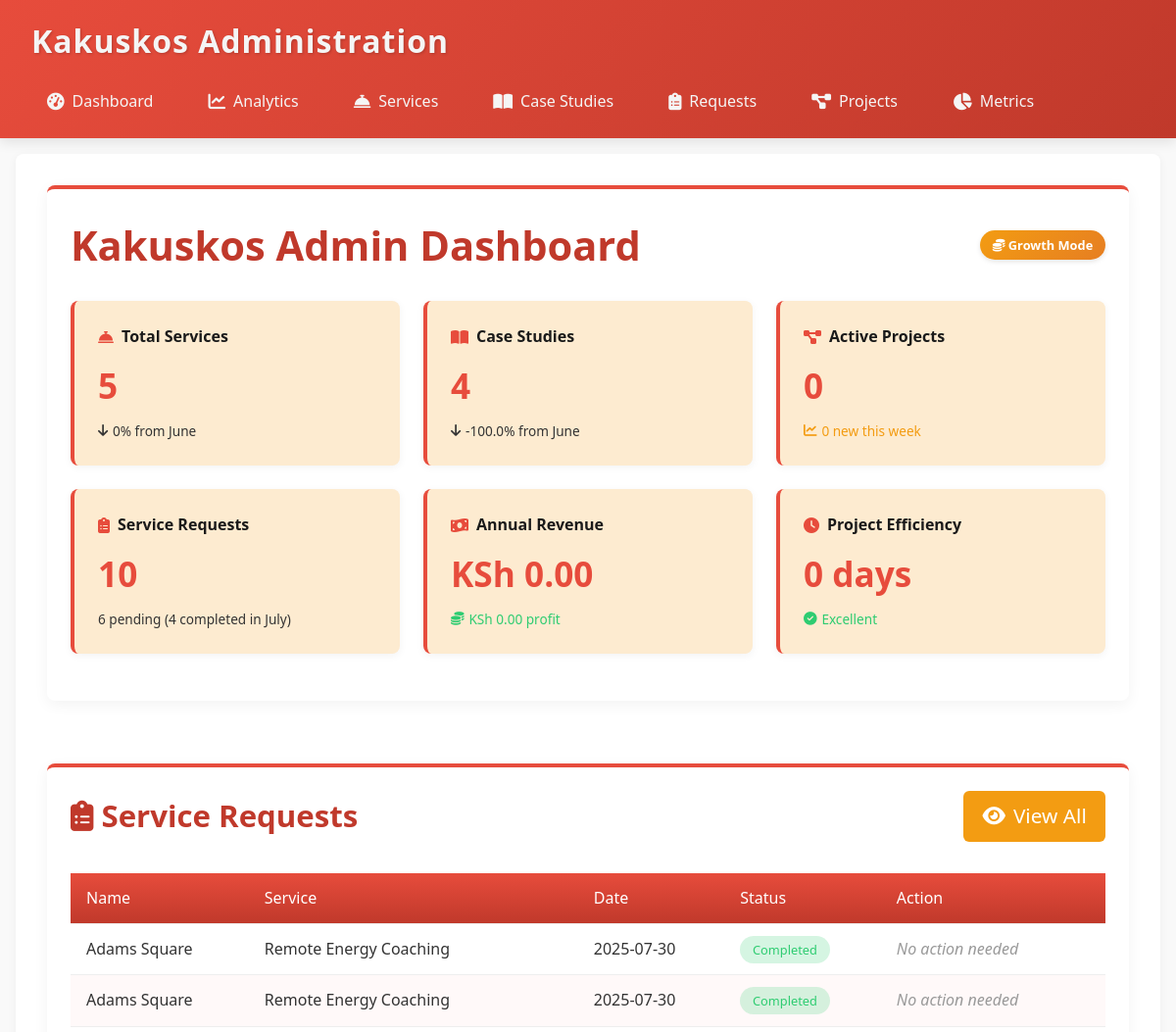
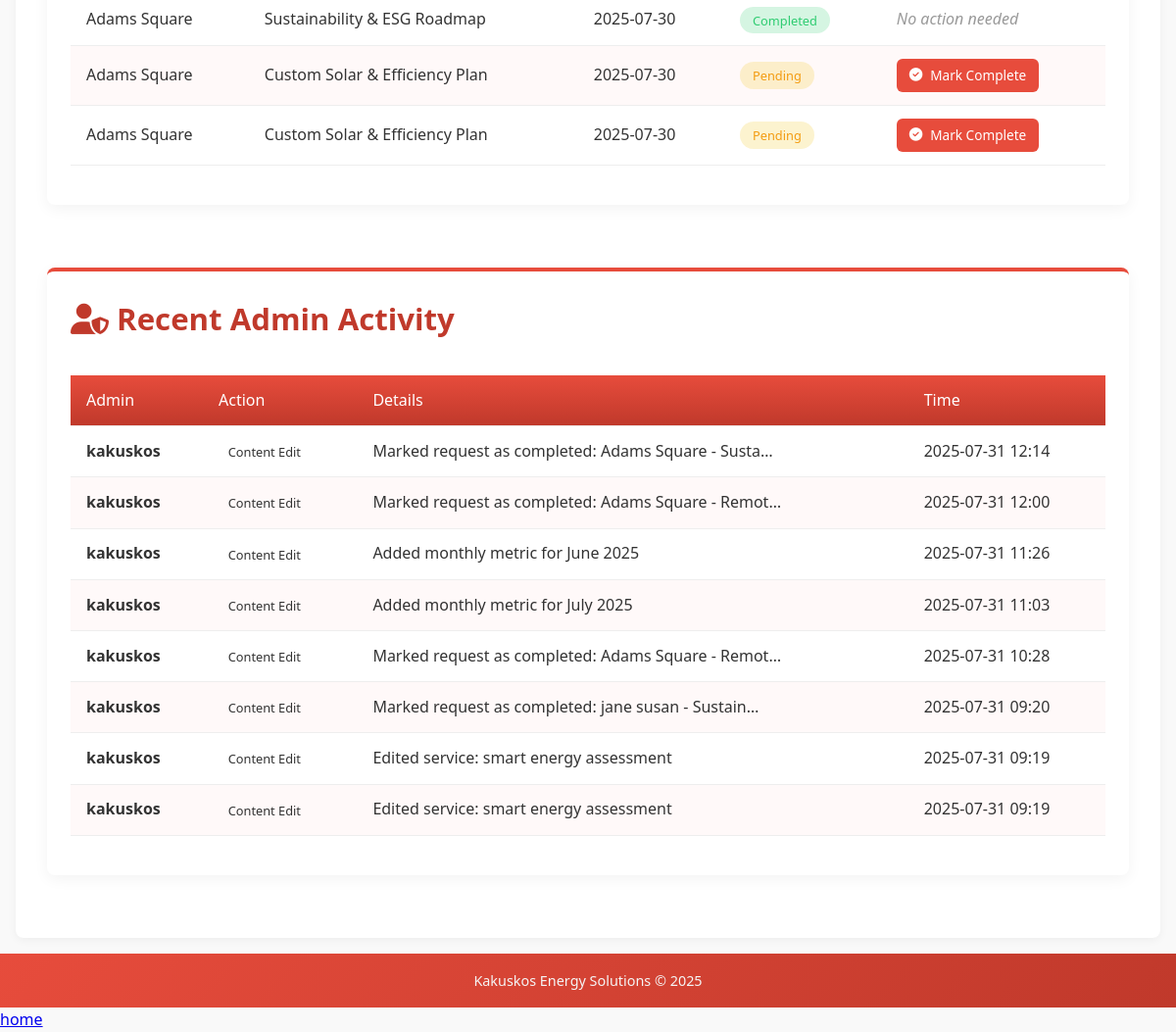
/adm/dashboard/ (signed in), run on the app's committed database (2 pictures, top to bottom).
### power/models.py (models this page shows, shortened)
class ServiceRequest(models.Model):
    SERVICE_CHOICES = [
        ("SEA", "Smart Energy Assessment"),
        ("CSE", "Custom Solar & Efficiency Plan"),
        ("SER", "Sustainability & ESG Roadmap"),
        ("REC", "Remote Energy Coaching"),
        ("IS", "Installation & Supervision"),
        ("OTH", "Other"),
    ]
    name = models.CharField(max_length=100)
    email = models.EmailField()
    phone = models.CharField(max_length=20)
    service = models.CharField(max_length=3, choices=SERVICE_CHOICES)
    message = models.TextField()
    submitted_at = models.DateTimeField(default=timezone.now)
    is_completed = models.BooleanField(default=False)

class AdminLog(models.Model):
    ACTION_CHOICES = [
        ("LOGIN", "Admin Login"),
        ("EDIT", "Content Edit"),
        ("DELETE", "Content Deletion"),
        ("CONFIG", "Configuration Change"),
    ]
    admin_user = models.CharField(max_length=100)
    action = models.CharField(max_length=6, choices=ACTION_CHOICES)
    details = models.TextField()
    timestamp = models.DateTimeField(auto_now_add=True)
    ip_address = models.GenericIPAddressField(null=True, blank=True)
    class Meta:
        ordering = ["-timestamp"]

### power/views.py (the view)
# urls.py: path('adm/dashboard/', views.admin_dashboard, name='adm_dashboard'),
@login_required
def admin_dashboard(request):
    total_requests = ServiceRequest.objects.count()
    pending_requests = ServiceRequest.objects.filter(is_completed=False).count()
    recent_requests = ServiceRequest.objects.order_by("-submitted_at")[:5]
    admin_logs = AdminLog.objects.order_by("-timestamp")[:10]
    total_services = Service.objects.count()
    total_case_studies = CaseStudy.objects.count()
    active_projects = InstallationProject.objects.count()
    current_month = timezone.now().month
    current_year = timezone.now().year
    last_month = timezone.now().replace(day=1) - timedelta(days=1)
    last_month_start = last_month.replace(day=1)
    services_this_month = Service.objects.filter(
        created_at__month=current_month, created_at__year=current_year
    ).count()
    services_last_month = Service.objects.filter(
        created_at__month=last_month.month, created_at__year=last_month.year
    ).count()
    service_growth = calculate_growth_rate(services_this_month, services_last_month)
    case_studies_this_month = CaseStudy.objects.filter(
        installation_date__month=current_month, installation_date__year=current_year
    ).count()
    case_studies_last_month = CaseStudy.objects.filter(
        installation_date__month=last_month.month,
        installation_date__year=last_month.year,
    ).count()
    case_study_growth = calculate_growth_rate(
        case_studies_this_month, case_studies_last_month
    )
    new_projects_this_week = InstallationProject.objects.filter(
        completion_date__gte=timezone.now() - timedelta(days=7)
    ).count()
    completed_requests_this_month = ServiceRequest.objects.filter(
        is_completed=True,
        submitted_at__month=current_month,
        submitted_at__year=current_year,
    ).count()
    current_year_projects = InstallationProject.objects.filter(
        completion_date__year=current_year
    )
    total_revenue = (
        current_year_projects.aggregate(total=Sum("total_cost"))["total"] or 0
    )
    total_profit = current_year_projects.aggregate(total=Sum("profit"))["total"] or 0
    avg_project_duration = current_year_projects.annotate(
        duration=ExpressionWrapper(
            F("completion_date") - F("created_at"), output_field=fields.DurationField()
        )
    ).aggregate(avg_duration=Avg("duration"))["avg_duration"] or timedelta(0)
    return render(
        request,
        "admin/dashboard.html",
        {
            "total_requests": total_requests,
            "pending_requests": pending_requests,
            "recent_requests": recent_requests,
            "admin_logs": admin_logs,
            "total_services": total_services,
            "total_case_studies": total_case_studies,
            "active_projects": active_projects,
            "service_growth": service_growth,
            "case_study_growth": case_study_growth,
            "new_projects_this_week": new_projects_this_week,
            "completed_requests_this_month": completed_requests_this_month,
            "total_revenue": total_revenue,
            "total_profit": total_profit,
            "avg_project_duration": avg_project_duration.days,
            "current_month": timezone.now().strftime("%B"),
            "last_month": last_month.strftime("%B"),
        },
    )

### power/views.py (called while the page is built)
def calculate_growth_rate(current, previous):
    if previous == 0:
        return 0
    return round(((current - previous) / previous) * 100, 1)

### power/templates/admin/dashboard.html (shortened to what this page needs)
{% extends "adbase.html" %}
{% block content %}
<div class="dashboard">
    <div class="card">
        <div class="card-header">
            <h1>Kakuskos Admin Dashboard</h1>
            <span class="prosperity-badge">
                <i class="fas fa-coins"></i>
                {% if total_profit > 50000 %}Prosperity{% else %}Growth{% endif %} Mode
            </span>
        </div>
        <section class="stats-grid">
            <div class="stat-card bg-light">
                <h3><i class="fas fa-concierge-bell text-primary"></i> Total Services</h3>
                <p class="stat-value">{{ total_services }}</p>
                <div class="stat-trend {% if service_growth > 0 %}text-success{% else %}text-error{% endif %}">
                    <i class="fas fa-arrow-{% if service_growth > 0 %}up{% else %}down{% endif %}"></i>
                    {{ service_growth }}% from {{ last_month }}
                </div>
            </div>
            <div class="stat-card bg-light">
                <h3><i class="fas fa-book-open text-primary"></i> Case Studies</h3>
                <p class="stat-value">{{ total_case_studies }}</p>
                <div class="stat-trend {% if case_study_growth > 0 %}text-success{% else %}text-error{% endif %}">
                    <i class="fas fa-arrow-{% if case_study_growth > 0 %}up{% else %}down{% endif %}"></i>
                    {{ case_study_growth }}% from {{ last_month }}
                </div>
            </div>
            <div class="stat-card bg-light">
                <h3><i class="fas fa-project-diagram text-primary"></i> Active Projects</h3>
                <p class="stat-value">{{ active_projects }}</p>
                <div class="stat-trend text-secondary">
                    <i class="fas fa-chart-line"></i>
                    {{ new_projects_this_week }} new this week
                </div>
            </div>
            <div class="stat-card bg-light">
                <h3><i class="fas fa-clipboard-list text-primary"></i> Service Requests</h3>
                <p class="stat-value">{{ total_requests }}</p>
                <div class="stat-trend {% if pending_requests > 5 %}text-error{% else %}text-success{% endif %}">
                    {{ pending_requests }} pending ({{ completed_requests_this_month }} completed in {{ current_month }})
                </div>
            </div>
            <div class="stat-card bg-light">
                <h3><i class="fas fa-money-bill-wave text-primary"></i> Annual Revenue</h3>
                <p class="stat-value">KSh {{ total_revenue|floatformat:2 }}</p>
                <div class="stat-trend text-success">
                    <i class="fas fa-coins"></i>
                    KSh {{ total_profit|floatformat:2 }} profit
                </div>
            </div>
            <div class="stat-card bg-light">
                <h3><i class="fas fa-clock text-primary"></i> Project Efficiency</h3>
                <p class="stat-value">{{ avg_project_duration }} days</p>
                <div class="stat-trend {% if avg_project_duration < 14 %}text-success{% else %}text-error{% endif %}">
                    <i class="fas fa-{% if avg_project_duration < 14 %}check-circle{% else %}exclamation-circle{% endif %}"></i>
                    {% if avg_project_duration < 14 %}Excellent{% else %}Needs improvement{% endif %}
                </div>
            </div>
        </section>
    </div>
    <div class="card">
        <div class="card-header">
            <h2><i class="fas fa-clipboard-list"></i> Service Requests</h2>
            <a href="{% url 'service_request_list' %}" class="btn btn-secondary">
                <i class="fas fa-eye"></i> View All
            </a>
        </div>
        <div class="table-responsive">
            <table class="styled-table">
                <thead>
                    <tr>
                        <th>Name</th>
                        <th>Service</th>
                        <th>Date</th>
                        <th>Status</th>
                        <th>Action</th>
                    </tr>
                </thead>
                <tbody>
                    {% for req in recent_requests %}
                    <tr>
                        <td>{{ req.name }}</td>
                        <td>{{ req.get_service_display }}</td>
                        <td>{{ req.submitted_at|date:"Y-m-d" }}</td>
                        <td>
                            <span class="status-badge {% if req.is_completed %}status-completed{% else %}status-pending{% endif %}">
                                {% if req.is_completed %}Completed{% else %}Pending{% endif %}
                            </span>
                        </td>
                        <td>
                            {% if not req.is_completed %}
                            <a href="{% url 'mark_request_completed' req.pk %}" class="btn btn-primary btn-sm">
                                <i class="fas fa-check-circle"></i> Mark Complete
                            </a>
                            {% else %}
                            <span class="text-muted">No action needed</span>
                            {% endif %}
                        </td>
                    </tr>
                    {% endfor %}
                </tbody>
            </table>
        </div>
    </div>
    <div class="card">
        <div class="card-header">
            <h2><i class="fas fa-user-shield"></i> Recent Admin Activity</h2>
        </div>
        <div class="table-responsive">
            <table class="styled-table">
                <thead>
                    <tr>
                        <th>Admin</th>
                        <th>Action</th>
                        <th>Details</th>
                        <th>Time</th>
                    </tr>
                </thead>
                <tbody>
                    {% for log in admin_logs %}
                    <tr>
                        <td><strong>{{ log.admin_user }}</strong></td>
                        <td>
                            <span class="action-badge action-{{ log.action|lower }}">
                                {{ log.get_action_display }}
                            </span>
                        </td>
                        <td>{{ log.details|truncatechars:50 }}</td>
                        <td>{{ log.timestamp|date:"Y-m-d H:i" }}</td>
                    </tr>
                    {% endfor %}
                </tbody>
            </table>
        </div>
    </div>
</div>
{% endblock %}

### power/templates/adbase.html (shortened to what this page needs)
{% load static %}
<!DOCTYPE html>
<html lang="en">
<head>
</head>
<body>
    <header>
        <h1>Kakuskos Administration</h1>
        <nav>
            <a href="{% url 'adm_dashboard' %}"><i class="fas fa-tachometer-alt"></i> Dashboard</a>
            <a href="{% url 'business_analytics' %}"><i class="fas fa-chart-line"></i> Analytics</a>
            <a href="{% url 'service_list' %}"><i class="fas fa-concierge-bell"></i> Services</a>
            <a href="{% url 'case_study_list' %}"><i class="fas fa-book-open"></i> Case Studies</a>
            <a href="{% url 'service_request_list' %}"><i class="fas fa-clipboard-list"></i> Requests</a>
            <a href="{% url 'project_list' %}"><i class="fas fa-project-diagram"></i> Projects</a>
            <a href="{% url 'monthly_metrics' %}"><i class="fas fa-chart-pie"></i> Metrics</a>
        </nav>
    </header>
    <main>
        {% block content %}
        {% endblock %}
    </main>
    <footer>
        <p>Kakuskos Energy Solutions &copy; {% now "Y" %}</p>
    </footer>
   <a href="{% url "home" %}">home</a>
</body>
</html>

### power/templates/adbase.html (style rules this page uses)
:root { --primary: #E74C3C; --primary-dark: #C0392B; --secondary: #F39C12; --accent: #27AE60; --light: #FDEBD0; --dark: #1A1A1A; --success: #2ECC71; --warning: #F1C40F; --error: #E74C3C; --text: #333; --text-light: #F5F5F5; }
* { margin: 0; padding: 0; box-sizing: border-box; font-family: 'Segoe UI', Tahoma, Geneva, Verdana, sans-serif; }
body { background-color: #F9F9F9; color: var(--text); line-height: 1.6; min-height: 100vh; display: flex; flex-direction: column; }
header { background: linear-gradient(135deg, var(--primary), var(--primary-dark)); color: var(--text-light); padding: 1rem 2rem; box-shadow: 0 4px 12px rgba(0, 0, 0, 0.1); position: relative; z-index: 100; }
header h1 { font-size: 2rem; font-weight: 700; margin-bottom: 1rem; text-shadow: 1px 1px 3px rgba(0, 0, 0, 0.2); letter-spacing: 1px; }
nav { display: flex; gap: 1.5rem; flex-wrap: wrap; }
nav a { color: var(--text-light); text-decoration: none; font-weight: 500; padding: 0.5rem 1rem; border-radius: 4px; transition: all 0.3s ease; display: flex; align-items: center; gap: 0.5rem; }
nav a i { font-size: 1.1rem; }
main { flex: 1; padding: 2rem; background-color: white; margin: 1rem; border-radius: 8px; box-shadow: 0 2px 10px rgba(0, 0, 0, 0.05); }
footer { background: linear-gradient(135deg, var(--primary), var(--primary-dark)); color: var(--text-light); text-align: center; padding: 1rem; margin-top: auto; font-size: 0.9rem; }
.prosperity-badge { background: linear-gradient(135deg, var(--secondary), #E67E22); color: white; padding: 0.3rem 0.8rem; border-radius: 20px; font-size: 0.8rem; font-weight: bold; display: inline-block; margin-left: 0.5rem; box-shadow: 0 2px 5px rgba(0, 0, 0, 0.1); }
.card { background: white; border-radius: 8px; box-shadow: 0 4px 15px rgba(0, 0, 0, 0.05); padding: 1.5rem; margin-bottom: 2rem; border-top: 4px solid var(--primary); }
.card-header { font-size: 1.3rem; font-weight: 600; margin-bottom: 1rem; color: var(--primary-dark); display: flex; align-items: center; justify-content: space-between; }
.btn { display: inline-flex; align-items: center; justify-content: center; padding: 0.6rem 1.2rem; border-radius: 6px; font-weight: 500; text-decoration: none; transition: all 0.3s ease; border: none; cursor: pointer; gap: 0.5rem; }
.btn-primary { background-color: var(--primary); color: white; }
.btn-secondary { background-color: var(--secondary); color: white; }
table { width: 100%; border-collapse: collapse; margin: 1rem 0; }
th, td { padding: 0.8rem 1rem; text-align: left; border-bottom: 1px solid #eee; }
th { background-color: var(--primary); color: white; font-weight: 500; }
.text-primary { color: var(--primary); }
.text-secondary { color: var(--secondary); }
.text-success { color: var(--success); }
.bg-light { background-color: var(--light); }

### power/templates/admin/dashboard.html (style rules this page uses)
.dashboard { display: flex; flex-direction: column; gap: 2rem; }
.stats-grid { display: grid; grid-template-columns: repeat(auto-fit, minmax(250px, 1fr)); gap: 1.5rem; margin: 1.5rem 0; }
.stat-card { padding: 1.5rem; border-radius: 8px; box-shadow: 0 2px 8px rgba(0, 0, 0, 0.05); border-left: 4px solid var(--primary); transition: transform 0.3s ease; }
.stat-card h3 { font-size: 1rem; margin-bottom: 0.5rem; color: var(--dark); display: flex; align-items: center; gap: 0.5rem; }
.stat-value { font-size: 2.2rem; font-weight: 700; color: var(--primary); margin: 0.5rem 0; }
.stat-trend { font-size: 0.85rem; display: flex; align-items: center; gap: 0.3rem; }
.styled-table { border-collapse: separate; border-spacing: 0; width: 100%; }
.styled-table th { position: sticky; top: 0; background: linear-gradient(to bottom, var(--primary), var(--primary-dark)); }
.styled-table tr:nth-child(even) { background-color: #FFF9F9; }
.status-badge { padding: 0.3rem 0.8rem; border-radius: 20px; font-size: 0.8rem; font-weight: 500; }
.status-completed { background-color: rgba(46, 204, 113, 0.2); color: var(--success); }
.status-pending { background-color: rgba(241, 196, 15, 0.2); color: #F39C12; }
.action-badge { padding: 0.3rem 0.6rem; border-radius: 4px; font-size: 0.8rem; font-weight: 500; }
.table-responsive { overflow-x: auto; margin-top: 1rem; }
.btn-sm { padding: 0.4rem 0.8rem; font-size: 0.85rem; }
.text-muted { color: #999; font-style: italic; }

### data on the page
ServiceRequest: name "Adams Square", service "Remote Energy Coaching", submitted_at "2025-07-30", is_completed "Completed"
ServiceRequest: name "Adams Square", service "Remote Energy Coaching", submitted_at "2025-07-30", is_completed "Completed"
ServiceRequest: name "Adams Square", service "Sustainability & ESG Roadmap", submitted_at "2025-07-30", is_completed "Completed"
ServiceRequest: name "Adams Square", service "Custom Solar & Efficiency Plan", submitted_at "2025-07-30", is_completed "Pending"
ServiceRequest: name "Adams Square", service "Custom Solar & Efficiency Plan", submitted_at "2025-07-30", is_completed "Pending"
AdminLog: admin_user "kakuskos", action "Content Edit", details "Marked request as completed: Adams Square - Susta…", timestamp "2025-07-31 12:14"
AdminLog: admin_user "kakuskos", action "Content Edit", details "Marked request as completed: Adams Square - Remot…", timestamp "2025-07-31 12:00"
AdminLog: admin_user "kakuskos", action "Content Edit", details "Added monthly metric for June 2025", timestamp "2025-07-31 11:26"
AdminLog: admin_user "kakuskos", action "Content Edit", details "Added monthly metric for July 2025", timestamp "2025-07-31 11:03"
AdminLog: admin_user "kakuskos", action "Content Edit", details "Marked request as completed: Adams Square - Remot…", timestamp "2025-07-31 10:28"
AdminLog: admin_user "kakuskos", action "Content Edit", details "Marked request as completed: jane susan - Sustain…", timestamp "2025-07-31 09:20"
AdminLog: admin_user "kakuskos", action "Content Edit", details "Edited service: smart energy assessment", timestamp "2025-07-31 09:19"
AdminLog: admin_user "kakuskos", action "Content Edit", details "Edited service: smart energy assessment", timestamp "2025-07-31 09:19"

### other printed values
{{ total_services }} "5"
{{ service_growth }} "0"
{{ last_month }} "June"
{{ total_case_studies }} "4"
{{ case_study_growth }} "-100.0"
{{ active_projects }} "0"
{{ new_projects_this_week }} "0"
{{ total_requests }} "10"
{{ pending_requests }} "6"
{{ completed_requests_this_month }} "4"
{{ total_revenue|floatformat:2 }} "0.00"
{{ total_profit|floatformat:2 }} "0.00"
{{ avg_project_duration }} "0"
